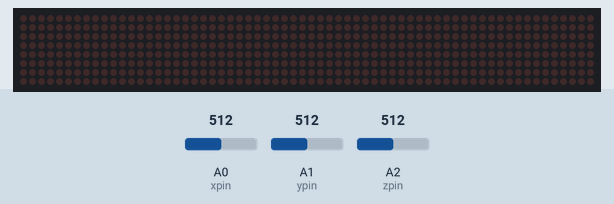
Bench run of a sketch on a simulated Arduino Uno, built with avr-gcc and run on an emulated ATmega328P. Shown: 64×8 LED matrix. Inputs (shaded band) come from the test bench; at power-on: A2 (zpin) = 512, A1 (ypin) = 512, A0 (xpin) = 512. What the sketch prints to the serial monitor is not drawn.

Above: at 1.2 s.
1.3 s: A2 (zpin) set to 392
4.3 s: A2 (zpin) set to 361
At 5.5 s:
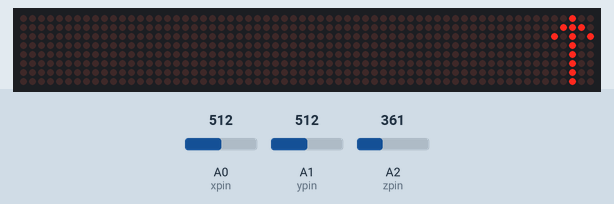
5.9 s: A1 (ypin) set to 349
8.9 s: A1 (ypin) set to 330
At 11.2 s:
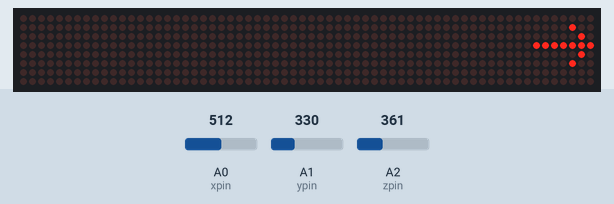
Timing chart, 0 to 12.7 s (numbered marks = the images above; inputs shaded):
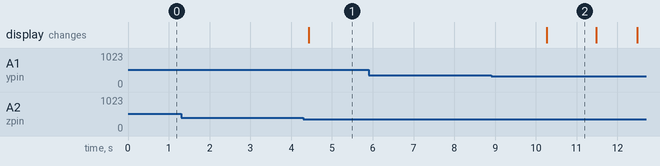

Measured:
- the behaviour switches between 380 and 379 on A2 (zpin) (found by bisection; images 0 and 1)
- the behaviour switches between 340 and 339 on A1 (ypin) (found by bisection; images 1 and 2)
- after the input at 1.3 s, every drawn part: stays the same
- after the input at 4.3 s, the display: changes after 0.13 s (image 1)
- after the input at 5.9 s, every drawn part: stays the same
- after the input at 8.9 s, the display: changes after 1.4 s (image 2)
- what the display in image 2 shows lasts 1.2 s, from 10.3 s to 11.5 s

The sketch:

adxl335_matrix.ino
```cpp
const int xpin=A0;
const int ypin=A1;
const int zpin=A2;
      #include <LedControl.h>

int DIN = 8;
int CS =  9;
int CLK = 10;


LedControl lc=LedControl(DIN,CLK,CS,0);
void setup(){
  Serial.begin(9600);
  lc.shutdown(0,false);       //The MAX72XX is in power-saving mode on startup
 lc.setIntensity(0,20);      // Set the brightness to maximum value
 lc.clearDisplay(0);
}
void loop(){
  int x= analogRead(xpin);
  delay(100);
  int y= analogRead(ypin);
  delay(100);
  int z= analogRead(zpin);

  Serial.print(x);
  Serial.print("\t");
  Serial.print(y);
  Serial.print("\t");
  Serial.print(z);
  Serial.print("\n ");
  byte left[8]={B00000000,
B00010000,
B00100000,
B01111111,
B00100000,
B00010000,
B00000000,
B00000000};
byte down[8]=
{B00010000,
B00010000,
B00010000,
B00010000,
B00010000,
B01010100,
B00111000,
B00010000};
  byte up[8]={B00000100,
B00001110,
B00010101,
B00000100,
B00000100,
B00000100,
B00000100,
B00000100};
byte right[8]=
  {B00000000,
B00000100,
B00000010,
B01111111,
B00000010,
B00000100,
B00000000,
B00000000};


if(x>250 && x<270){
  printByte(left);
  delay(1000);
}
if(x>330 && x<340){
  printByte(down);
  delay(1000);
}
if(z>360 && z<380){
  printByte(up);
  delay(1000);
}
if(y>310 && y<340){
  printByte(right);
  delay(1000);
}
}

void printByte(byte character [])
{
  int i = 0;
  for(i=0;i<8;i++)
  {
    lc.setRow(0,i,character[i]);
  }
}
```
